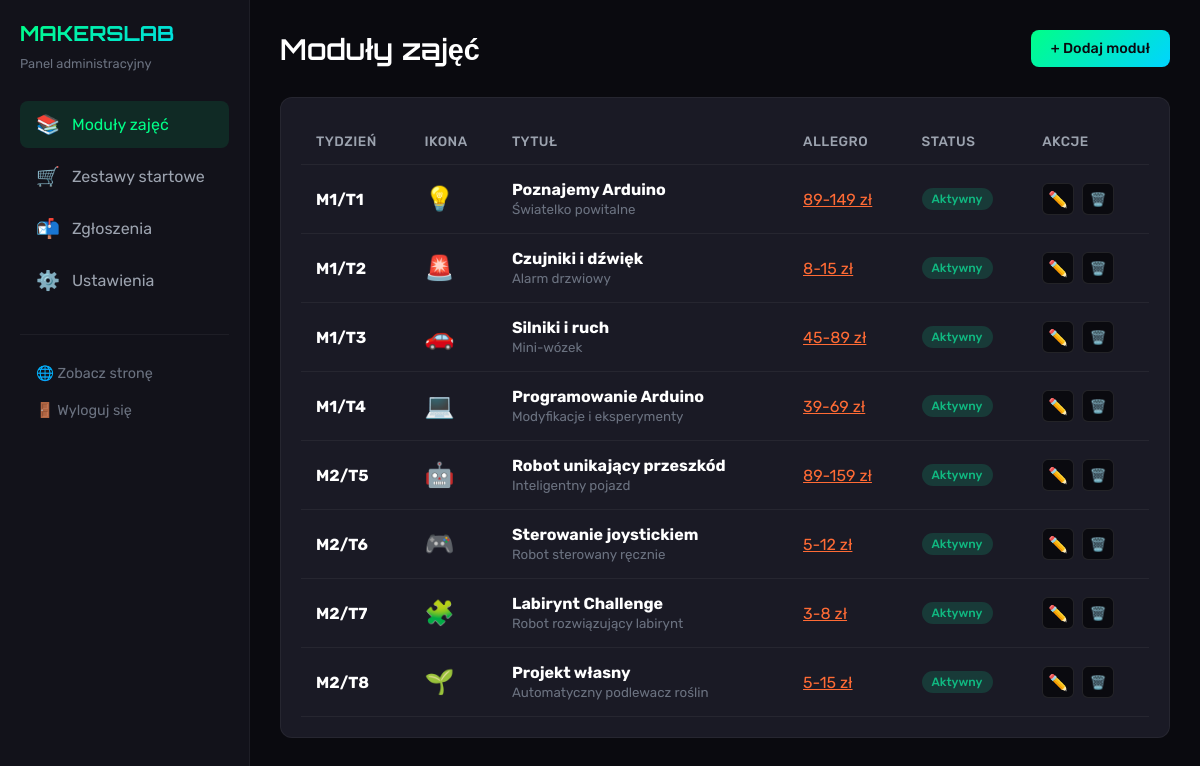
/admin.php (signed in), run on the app's committed database.
### tables this page shows
CREATE TABLE modules (
                id INTEGER PRIMARY KEY AUTOINCREMENT,
                title VARCHAR(255) NOT NULL,
                subtitle VARCHAR(255),
                description TEXT,
                week_number INTEGER,
                month_number INTEGER DEFAULT 1,
                duration VARCHAR(50) DEFAULT '60 min',
                difficulty VARCHAR(20) DEFAULT 'beginner',
                icon VARCHAR(50) DEFAULT '🔧',
                allegro_url TEXT,
                allegro_price VARCHAR(50),
                allegro_title VARCHAR(255),
                skills TEXT,
                components TEXT,
                is_active INTEGER DEFAULT 1,
                sort_order INTEGER DEFAULT 0,
                created_at DATETIME DEFAULT CURRENT_TIMESTAMP,
                updated_at DATETIME DEFAULT CURRENT_TIMESTAMP
            );

### includes/database.php (called while the page is built, shortened)
<?php
class Database {
    private static $instance = null;
    private $db;
    private function __construct() {
        try {
            $this->db = new PDO('sqlite:' . DB_PATH);
            $this->db->setAttribute(PDO::ATTR_ERRMODE, PDO::ERRMODE_EXCEPTION);
            $this->db->setAttribute(PDO::ATTR_DEFAULT_FETCH_MODE, PDO::FETCH_ASSOC);
            $this->initTables();
        } catch (PDOException $e) {
            die('Database connection failed: ' . $e->getMessage());
        }
    }
    public static function getInstance() {
        if (self::$instance === null) {
            self::$instance = new self();
        }
        return self::$instance;
    }
    private function initTables() {
        $this->db->exec("
            CREATE TABLE IF NOT EXISTS modules (
                id INTEGER PRIMARY KEY AUTOINCREMENT,
                title VARCHAR(255) NOT NULL,
                subtitle VARCHAR(255),
                description TEXT,
                week_number INTEGER,
                month_number INTEGER DEFAULT 1,
                duration VARCHAR(50) DEFAULT '60 min',
                difficulty VARCHAR(20) DEFAULT 'beginner',
                icon VARCHAR(50) DEFAULT '🔧',
                allegro_url TEXT,
                allegro_price VARCHAR(50),
                allegro_title VARCHAR(255),
                skills TEXT,
                components TEXT,
                is_active INTEGER DEFAULT 1,
                sort_order INTEGER DEFAULT 0,
                created_at DATETIME DEFAULT CURRENT_TIMESTAMP,
                updated_at DATETIME DEFAULT CURRENT_TIMESTAMP
            )
        ");
        $this->db->exec("
            CREATE TABLE IF NOT EXISTS starter_kits (
                id INTEGER PRIMARY KEY AUTOINCREMENT,
                name VARCHAR(255) NOT NULL,
                description TEXT,
                price_range VARCHAR(50),
                allegro_url TEXT,
                allegro_search VARCHAR(255),
                features TEXT,
                recommended INTEGER DEFAULT 0,
                is_active INTEGER DEFAULT 1,
                sort_order INTEGER DEFAULT 0,
                created_at DATETIME DEFAULT CURRENT_TIMESTAMP
            )
        ");
        $this->db->exec("
            CREATE TABLE IF NOT EXISTS settings (
                key VARCHAR(100) PRIMARY KEY,
                value TEXT,
                updated_at DATETIME DEFAULT CURRENT_TIMESTAMP
            )
        ");
        $this->db->exec("
            CREATE TABLE IF NOT EXISTS contacts (
                id INTEGER PRIMARY KEY AUTOINCREMENT,
                parent_name VARCHAR(255),
                child_name VARCHAR(255),
                child_age INTEGER,
                email VARCHAR(255),
                phone VARCHAR(50),
                preferred_mode VARCHAR(50),
                message TEXT,
                status VARCHAR(20) DEFAULT 'new',
                created_at DATETIME DEFAULT CURRENT_TIMESTAMP
            )
        ");
        $count = $this->db->query("SELECT COUNT(*) FROM modules")->fetchColumn();
    }
    public function getModules($activeOnly = true) {
        $sql = "SELECT * FROM modules";
        $sql .= " ORDER BY sort_order ASC";
        return $this->db->query($sql)->fetchAll();
    }
}

### admin.php (the view, shortened to what this page needs)
<?php
require_once __DIR__ . '/includes/database.php';
$db = Database::getInstance();
$isLoggedIn = isset($_SESSION['admin_logged_in']) && $_SESSION['admin_logged_in'] === true;
$loginError = '';
$tab = $_GET['tab'] ?? 'modules';
$modules = $db->getModules(false);
?>
<!DOCTYPE html>
<html lang="pl">
<head>
</head>
<body>
    <?php if (!$isLoggedIn): ?>
    <div class="login-page">
        <div class="login-box">
            <h1>🔐 Panel CMS</h1>
            <?php if ($loginError): ?>
            <div class="alert alert-error">
                <?= htmlspecialchars($loginError) ?>
            </div>
            <?php endif; ?>
            <form method="POST">
                <div class="form-group">
                    <label class="form-label">Hasło administratora</label>
                    <input type="password" name="password" class="form-input" required autofocus>
                </div>
                <button type="submit" name="login" class="btn btn-primary" style="width: 100%;">
                    Zaloguj się
                </button>
            </form>
            <p style="text-align: center; margin-top: 20px; color: var(--gray); font-size: 0.85rem;">
                Domyślne hasło: makerslab2024
            </p>
        </div>
    </div>
    <?php else: ?>
    <div class="admin-layout">
        <aside class="sidebar">
            <div class="sidebar-logo">MAKERSLAB</div>
            <div class="sidebar-subtitle">Panel administracyjny</div>
            <ul class="sidebar-nav">
                <li>
                    <a href="?tab=modules" class="<?= $tab === 'modules' ? 'active' : '' ?>">
                        <span class="icon">📚</span>
                        Moduły zajęć
                    </a>
                </li>
                <li>
                    <a href="?tab=kits" class="<?= $tab === 'kits' ? 'active' : '' ?>">
                        <span class="icon">🛒</span>
                        Zestawy startowe
                    </a>
                </li>
                <li>
                    <a href="?tab=contacts" class="<?= $tab === 'contacts' ? 'active' : '' ?>">
                        <span class="icon">📬</span>
                        Zgłoszenia
                    </a>
                </li>
                <li>
                    <a href="?tab=settings" class="<?= $tab === 'settings' ? 'active' : '' ?>">
                        <span class="icon">⚙️</span>
                        Ustawienia
                    </a>
                </li>
            </ul>
            <div class="sidebar-footer">
                <a href="index.php" target="_blank">🌐 Zobacz stronę</a>
                <a href="?logout=1">🚪 Wyloguj się</a>
            </div>
        </aside>
        <main class="main-content">
            <?php if ($tab === 'modules'): ?>
            <div class="page-header">
                <h1 class="page-title">Moduły zajęć</h1>
                <a href="?tab=modules&new=1" class="btn btn-primary">+ Dodaj moduł</a>
            </div>
            <div class="card">
                <div class="card-body">
                    <div class="table-container">
                        <table>
                            <thead>
                                <tr>
                                    <th>Tydzień</th>
                                    <th>Ikona</th>
                                    <th>Tytuł</th>
                                    <th>Allegro</th>
                                    <th>Status</th>
                                    <th>Akcje</th>
                                </tr>
                            </thead>
                            <tbody>
                                <?php foreach ($modules as $module): ?>
                                <tr>
                                    <td>
                                        <strong>M<?= $module['month_number'] ?>/T<?= $module['week_number'] ?></strong>
                                    </td>
                                    <td style="font-size: 1.5rem;"><?= $module['icon'] ?></td>
                                    <td>
                                        <strong><?= htmlspecialchars($module['title']) ?></strong><br>
                                        <small style="color: var(--gray);"><?= htmlspecialchars($module['subtitle']) ?></small>
                                    </td>
                                    <td>
                                        <?php if ($module['allegro_url']): ?>
                                        <a href="<?= htmlspecialchars($module['allegro_url']) ?>" target="_blank" style="color: var(--secondary);">
                                            <?= htmlspecialchars($module['allegro_price']) ?>
                                        </a>
                                        <?php else: ?>
                                        <span style="color: var(--gray);">-</span>
                                        <?php endif; ?>
                                    </td>
                                    <td>
                                        <span class="status-badge <?= $module['is_active'] ? 'status-active' : 'status-inactive' ?>">
                                            <?= $module['is_active'] ? 'Aktywny' : 'Nieaktywny' ?>
                                        </span>
                                    </td>
                                    <td>
                                        <div class="actions">
                                            <a href="?tab=modules&edit_module=<?= $module['id'] ?>" class="icon-btn" title="Edytuj">✏️</a>
                                            <form method="POST" style="display: inline;" onsubmit="return confirm('Czy na pewno usunąć ten moduł?');">
                                                <button type="submit" name="delete_module" class="icon-btn danger" title="Usuń">🗑️</button>
                                            </form>
                                        </div>
                                    </td>
                                </tr>
                                <?php endforeach; ?>
                            </tbody>
                        </table>
                    </div>
                </div>
            </div>
            <?php endif; ?>
        </main>
    </div>
    <?php endif; ?>
</body>
</html>

### admin.php (style rules this page uses)
:root { --primary: #00ff88; --primary-dark: #00cc6a; --secondary: #ff6b35; --accent: #00d4ff; --dark: #0a0a0f; --dark-lighter: #12121a; --dark-card: #1a1a25; --gray: #6b7280; --gray-light: #9ca3af; --white: #ffffff; --success: #10b981; --error: #ef4444; --warning: #f59e0b; }
* { margin: 0; padding: 0; box-sizing: border-box; }
body { font-family: 'Rubik', sans-serif; background: var(--dark); color: var(--white); min-height: 100vh; }
.admin-layout { display: flex; min-height: 100vh; }
.sidebar { width: 250px; background: var(--dark-lighter); border-right: 1px solid rgba(255, 255, 255, 0.05); padding: 20px; position: fixed; top: 0; left: 0; bottom: 0; overflow-y: auto; }
.sidebar-logo { font-family: 'Orbitron', sans-serif; font-size: 1.3rem; font-weight: 700; background: linear-gradient(135deg, #00ff88, #00d4ff); -webkit-background-clip: text; -webkit-text-fill-color: transparent; margin-bottom: 10px; }
.sidebar-subtitle { font-size: 0.8rem; color: var(--gray); margin-bottom: 30px; }
.sidebar-nav { list-style: none; }
.sidebar-nav a { display: flex; align-items: center; gap: 12px; padding: 12px 16px; color: var(--gray-light); text-decoration: none; border-radius: 8px; margin-bottom: 5px; transition: all 0.3s ease; }
.sidebar-nav a:hover, .sidebar-nav a.active { background: rgba(0, 255, 136, 0.1); color: var(--primary); }
.sidebar-nav .icon { font-size: 1.2rem; }
.sidebar-footer { margin-top: 30px; padding-top: 20px; border-top: 1px solid rgba(255, 255, 255, 0.05); }
.sidebar-footer a { display: block; padding: 10px 16px; color: var(--gray); text-decoration: none; font-size: 0.9rem; border-radius: 8px; transition: all 0.3s ease; }
.main-content { flex: 1; margin-left: 250px; padding: 30px; }
.page-header { display: flex; justify-content: space-between; align-items: center; margin-bottom: 30px; }
.page-title { font-family: 'Orbitron', sans-serif; font-size: 1.8rem; font-weight: 600; }
.btn { display: inline-flex; align-items: center; gap: 8px; padding: 10px 20px; border-radius: 8px; font-weight: 500; text-decoration: none; border: none; cursor: pointer; font-size: 0.9rem; transition: all 0.3s ease; }
.btn-primary { background: linear-gradient(135deg, #00ff88, #00d4ff); color: var(--dark); }
.card { background: var(--dark-card); border-radius: 12px; border: 1px solid rgba(255, 255, 255, 0.05); margin-bottom: 20px; }
.card-body { padding: 20px; }
.table-container { overflow-x: auto; }
table { width: 100%; border-collapse: collapse; }
th, td { padding: 15px; text-align: left; border-bottom: 1px solid rgba(255, 255, 255, 0.05); }
th { font-weight: 500; color: var(--gray-light); font-size: 0.85rem; text-transform: uppercase; letter-spacing: 0.5px; }
.status-badge { display: inline-block; padding: 4px 10px; border-radius: 50px; font-size: 0.75rem; font-weight: 500; }
.status-active { background: rgba(16, 185, 129, 0.2); color: var(--success); }
.actions { display: flex; gap: 8px; }
.icon-btn { width: 32px; height: 32px; display: flex; align-items: center; justify-content: center; background: var(--dark); border: 1px solid rgba(255, 255, 255, 0.1); border-radius: 6px; color: var(--gray-light); cursor: pointer; transition: all 0.3s ease; text-decoration: none; }

### data on the page
modules: month_number "1", week_number "1", icon "💡", title "Poznajemy Arduino", subtitle "Światelko powitalne", allegro_price "89-149 zł", is_active "Aktywny"
modules: month_number "1", week_number "2", icon "🚨", title "Czujniki i dźwięk", subtitle "Alarm drzwiowy", allegro_price "8-15 zł", is_active "Aktywny"
modules: month_number "1", week_number "3", icon "🚗", title "Silniki i ruch", subtitle "Mini-wózek", allegro_price "45-89 zł", is_active "Aktywny"
modules: month_number "1", week_number "4", icon "💻", title "Programowanie Arduino", subtitle "Modyfikacje i eksperymenty", allegro_price "39-69 zł", is_active "Aktywny"
modules: month_number "2", week_number "5", icon "🤖", title "Robot unikający przeszkód", subtitle "Inteligentny pojazd", allegro_price "89-159 zł", is_active "Aktywny"
modules: month_number "2", week_number "6", icon "🎮", title "Sterowanie joystickiem", subtitle "Robot sterowany ręcznie", allegro_price "5-12 zł", is_active "Aktywny"
modules: month_number "2", week_number "7", icon "🧩", title "Labirynt Challenge", subtitle "Robot rozwiązujący labirynt", allegro_price "3-8 zł", is_active "Aktywny"
modules: month_number "2", week_number "8", icon "🌱", title "Projekt własny", subtitle "Automatyczny podlewacz roślin", allegro_price "5-15 zł", is_active "Aktywny"
